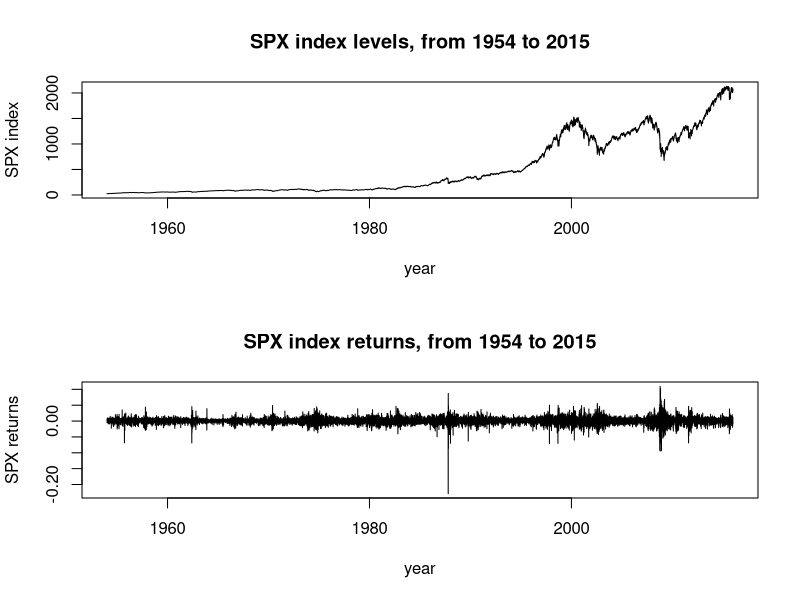
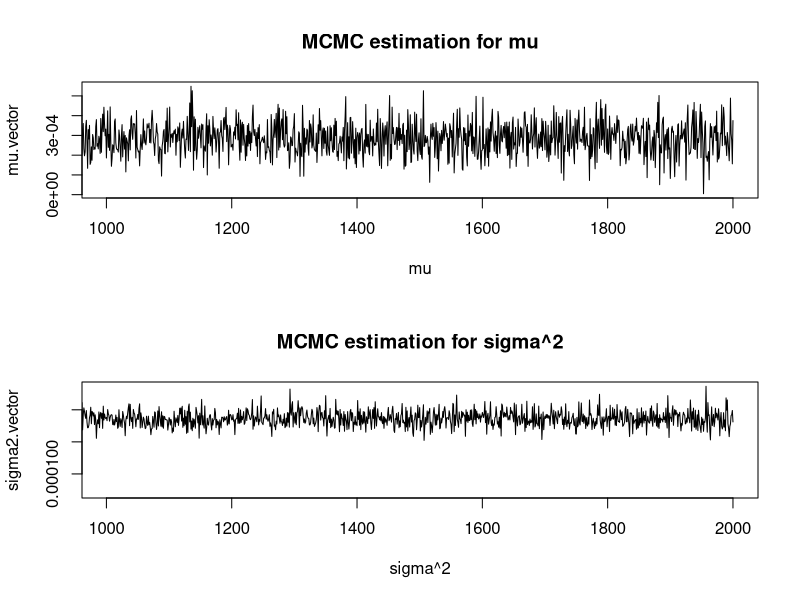

Recreate these plots in R, in order. (Note: this script raises an error after producing the figures.)
setwd('C:\\Users\\ranzhao\\Documents\\Empirical-Asset-Pricing\\Assignment 2')
setwd('D:\\PhD FE\\Empirical-Asset-Pricing\\Assignment 2')
setwd('D:\\Empirical-Asset-Pricing\\Assignment 2')
require(pscl)

# Data loading
spx_index_values = read.csv('spx_index_values.csv', header = TRUE)
par(mfrow=c(2,1))
plot(as.Date(as.character(spx_index_values$Date), "%m/%d/%Y"), spx_index_values$SPX.Index, type='l', 
     main='SPX index levels, from 1954 to 2015',
     xlab='year', ylab='SPX index')

# calculate the return series
spx_index_values$Return = rep(0, dim(spx_index_values)[1])
spx_index_values$Return[2:length(spx_index_values$Return)] = 
  log(spx_index_values$SPX.Index[2:length(spx_index_values$SPX.Index)] / 
  spx_index_values$SPX.Index[1:(length(spx_index_values$SPX.Index)-1)])
data.length = length(spx_index_values$Return)

plot(as.Date(as.character(spx_index_values$Date), "%m/%d/%Y"), spx_index_values$Return, type='l', 
     main='SPX index returns, from 1954 to 2015',
     xlab='year', ylab='SPX returns')

##################################################
# Black-Scholes model with Bayesian MCMC
simulation.length = 2000
mu.vector = rep(0, simulation.length)
sigma2.vector = rep(0, simulation.length)

# initialize the parameters (priors)
mu.vector[1] = mean(spx_index_values$Return)
sigma2.vector[1] = var(spx_index_values$Return)
alpha = 1000
beta = 0.2
theta = 0
delta2 = 0.001


for (i in 2:simulation.length){
  # draw mu first, does the order matter?
  delta.star.2 = 1/(data.length/sigma2.vector[i-1] + 1/delta2)
  mu.vector[i] = rnorm(1,(sum(spx_index_values$Return)/sigma2.vector[i-1]+theta/delta2)*delta.star.2, sqrt(delta.star.2))   
  sigma2.vector[i] = rigamma(1,alpha+0.5*data.length, beta+0.5*sum((spx_index_values$Return - mu.vector[i])^2))
}

plot(mu.vector, type='l', xlab='mu',xlim=c(1001,2000),main='MCMC estimation for mu')
plot(sigma2.vector, type='l', xlab='sigma^2',xlim=c(1001,2000),main='MCMC estimation for sigma^2')
mu.vector.est = mu.vector[1001:2000]
sigma2.vector.est = sigma2.vector[1001:2000]

quantile.mu.vector = c(quantile(mu.vector.est, 0.025), quantile(mu.vector.est, 0.5), quantile(mu.vector.est, 0.975))
quantile.sigma2.vector = c(quantile(sigma2.vector.est, 0.025), quantile(sigma2.vector.est, 0.5), quantile(sigma2.vector.est, 0.975))

# check with existing library in r
model <- set.to.class("Diffusion", parameter = list(phi = mean(spx_index_values$Return), gamma2 = var(spx_index_values$Return)))
est_diff <- estimate(model, 1:length(spx_index_values$Return), spx_index_values$Return, 2000)
mu.vector.est.comp = est_diff@phi[1001:2000]
sigma2.vector.est.comp = est_diff@gamma2[1001:2000]

quantile.mu.vector = c(quantile(mu.vector.est.comp, 0.025), quantile(mu.vector.est.comp, 0.5), quantile(mu.vector.est.comp, 0.975))
quantile.sigma2.vector = c(quantile(sigma2.vector.est.comp, 0.025), quantile(sigma2.vector.est.comp, 0.5), quantile(sigma2.vector.est.comp, 0.975))

##################################################


##################################################
# Jump diffusion model with Bayesian MCMC
simulation.length = 2000
merton.mu.vector = rep(0, simulation.length)
merton.sigma2.vector = rep(0, simulation.length)
merton.mu.s.vector = rep(0, simulation.length)
merton.sigma2.s.vector = rep(0, simulation.length)
merton.lambda.vector = rep(0, simulation.length)
merton.Z = rep(0, simulation.length)
merton.xi = rep(0, simulation.length)
jump.times = rep(0, simulation.length)

# initialize the parameters (priors)
merton.mu.vector[1] = mean(spx_index_values$Return)
merton.sigma2.vector[1] = var(spx_index_values$Return)
merton.mu.s.vector[1] = 0
merton.sigma2.s.vector[1] = 0.03
merton.lambda.vector[1] = 0.03
merton.Z.data = as.numeric(runif(data.length, 0, 1) < merton.lambda.vector[1])
merton.xi.data = rnorm(data.length, merton.mu.s.vector[1], sqrt(merton.sigma2.s.vector[1]))
merton.Z[1] = 0
merton.xi = 0
alpha = 1000
beta = 0.2
theta = 0
delta2 = 0.001
alpha.s = 1000
beta.s = 0.2
theta.s = 0
delta2.s = 0.001
gamma = 50
eta = 2

for (i in 2:simulation.length){
  # mu and sigma for the merton model 
  delta.star.2 = 1/(data.length/merton.sigma2.vector[i-1] + 1/delta2)
  merton.mu.vector[i] = rnorm(1,(sum(spx_index_values$Return-merton.Z.data*merton.xi.data)/merton.sigma2.vector[i-1]+theta/delta2)*delta.star.2, sqrt(delta.star.2))   
  merton.sigma2.vector[i] = rigamma(1,alpha+0.5*data.length, beta+0.5*sum((spx_index_values$Return - merton.mu.vector[i] - merton.Z.data*merton.xi.data)^2))
  # mu and sigma for the jump size
  delta.star.s.2 = 1/(data.length/merton.sigma2.s.vector[i-1] + 1/delta2.s)
  merton.mu.s.vector[i] = rnorm(1,(sum(merton.xi.data*merton.Z.data)/merton.sigma2.vector[i-1]+theta.s/delta2.s)*delta.star.s.2, sqrt(delta.star.s.2))
  merton.sigma2.s.vector[i] = rigamma(1,alpha.s+0.5*data.length, beta.s+0.5*sum((merton.Z.data*merton.xi.data - merton.mu.s.vector[i])^2))
  # jump intensity
  merton.lambda.vector[i] = rbeta(1, max(5, sum(merton.Z.data)+gamma, data.length - sum(merton.Z.data) + eta))
  # state variable xi
  sigma.star.xi = 1/(merton.Z[i-1]/merton.sigma2.vector[i]+1/merton.sigma2.s.vector[i])
  for (j in 1:data.length){
    merton.xi.data[j] = rnorm(1, (spx_index_values$Return[j]-merton.mu.vector[i])*merton.Z.data[j]/merton.sigma2.vector[i]+merton.mu.s.vector[i]/merton.sigma2.s.vector[i], sqrt(sigma.star.xi))
    jump.ind = runif(1, 0, 1)
    if (jump.ind < exp(-0.5*(spx_index_values$Return[j]-merton.mu.vector[i]-merton.xi.data[j])^2/merton.sigma2.vector[i])){
      merton.Z.data[j] = 1
    }
    else{
      merton.Z.data[j] = 0
    }
  }
  jump.times[i] = sum(merton.Z.data)
}



par(mfrow=c(2,1))
plot(merton.mu.vector, type='l', xlab='iterations',ylab='mu',xlim=c(1001,2000),main='MCMC estimation Merton model - mu')
plot(merton.sigma2.vector, type='l', xlab='iterations',ylab='sigma^2',xlim=c(1001,2000), ylim=c(0.00008,0.00012),main='MCMC estimation Merton model - sigma^2')
par(mfrow=c(3,1))
plot(merton.mu.s.vector, type='l', xlab='iterations',ylab='mu.s',xlim=c(1001,2000), ylim=c(-0.003,0.003),main='MCMC estimation Merton model - mu.s')
plot(merton.sigma2.s.vector, type='l', xlab='iterations',ylab='sigma.s^2',xlim=c(1001,2000), ylim=c(0,0.0002),main='MCMC estimation Merton model - sigma.s^2')
plot(merton.lambda.vector, type='l', xlab='iterations',ylab='lambda',xlim=c(1001,2000),main='MCMC estimation Merton model - lambda')

merton.mu.vector.est = merton.mu.vector[1001:2000]
merton.sigma2.vector.est = merton.sigma2.vector[1001:2000]
merton.mu.s.vector.est = merton.mu.s.vector[1001:2000]
merton.sigma2.s.vector.est = merton.sigma2.s.vector[1001:2000]
merton.lambda.vector.est = merton.lambda.vector[1001:2000]

quantile.mu.vector = c(quantile(merton.mu.vector.est, 0.025), quantile(merton.mu.vector.est, 0.5), quantile(merton.mu.vector.est, 0.975))
quantile.sigma2.vector = c(quantile(merton.sigma2.vector.est, 0.025), quantile(merton.sigma2.vector.est, 0.5), quantile(merton.sigma2.vector.est, 0.975))
quantile.mu.vector = c(quantile(merton.mu.s.vector.est, 0.025), quantile(merton.mu.s.vector.est, 0.5), quantile(merton.mu.s.vector.est, 0.975))
quantile.sigma2.vector = c(quantile(merton.sigma2.s.vector.est, 0.025), quantile(merton.sigma2.s.vector.est, 0.5), quantile(merton.sigma2.s.vector.est, 0.975))
quantile.lambda.vector = c(quantile(merton.lambda.vector.est, 0.025), quantile(merton.lambda.vector.est, 0.5), quantile(merton.lambda.vector.est, 0.975))


# check with existing library in R
# non-informative
model <- set.to.class("jumpDiffusion", Lambda = function(t, xi) (t/xi[2])^xi[1],
                      parameter = list(theta = 0.1, phi = 0.05, gamma2 = 0.1, xi = c(3, 1/4)))
est <- estimate(model, 1:length(spx_index_values$Return), spx_index_values$Return, 2000)
plot(est)

# informative
model2 <- set.to.class("jumpDiffusion", Lambda = function(t, xi) (t/xi[2])^xi[1],
                      parameter = list(theta = 0.1, phi = 0.05, gamma2 = 0.1, xi = c(3, 1/4)),
                      priorDensity = list(phi = function(phi) dnorm(phi, 0.05, 0.01),
                                          theta = function(theta) dgamma(1/theta, 10, 0.1*9),
                                          gamma2 = function(gamma2) dgamma(1/gamma2, 10, 0.1*9),
                                          xi = function(xi) dnorm(xi, c(3, 1/4), c(1,1))))
est2 <- estimate(model2, 1:length(spx_index_values$Return), spx_index_values$Return, 2000)
plot(est)
##################################################
